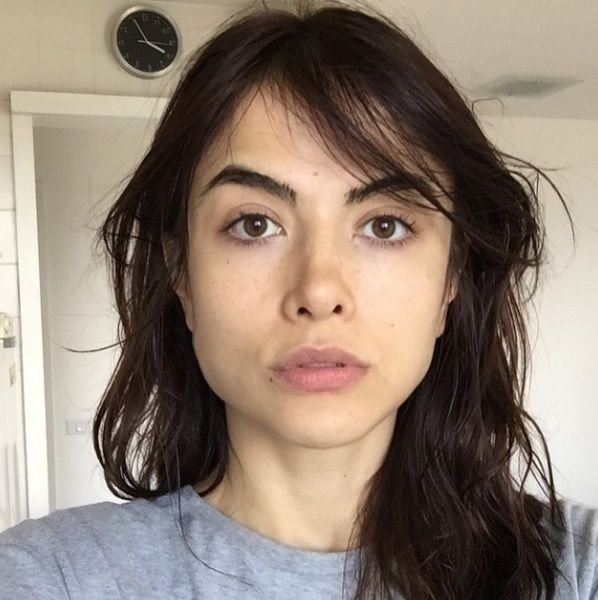
#> input picture images/maria.jpg, 598 x 600 px
$ jupyter execute v2_get_skin_color.ipynb   (shell and % lines are left out)
#> lines starting #> are read from the running program, lines starting #| are printed output that depends on the picture; after the words box and inside, x2 and y2 are one past the last pixel; in counts of white or black regions, pixels touching at a corner belong together; long printed decimals are rounded
#> further down, image_rgb is the input picture: shape (600, 598, 3); mean R, G, B 143.4, 127.6, 114.9
[cell 1]
import numpy as np
import cv2
import imutils
import pprint
from skimage.io import imread
from sklearn.cluster import KMeans
from collections import Counter
from matplotlib import pyplot as plt
from skimage.filters import threshold_otsu

## Section Two.1 : Function to Extract Skin Color

The ***extractSkin*** function takes an 8 bit 3 channel image in the BGR colorspace (as mentioned in the article this is how OpenCV reads color images) and returns the extracted image in same colorspace.

The function works by using the** HSV colorspace** and uses thresholding (Thresholding is a process of filtering out pixel based on specified thresdhold parameter) to extracts pixel that corresponds to the skin color range,

[cell 2]
def extractSkin(image):
  # Taking a copy of the image
    img =  image.copy()
    # Converting from BGR Colours Space to HSV
    img =  cv2.cvtColor(img, cv2.COLOR_BGR2HSV)

    # Defining HSV Threadholds
    lower_threshold = np.array([0, 48, 80], dtype=np.uint8)
    upper_threshold = np.array([20, 255, 255], dtype=np.uint8)

    # Single Channel mask,denoting presence of colours in the about threshold
    skinMask = cv2.inRange(img,
                           lower_threshold,
                           upper_threshold)

    # Cleaning up mask using Gaussian Filter
    skinMask = cv2.GaussianBlur(skinMask,(3,3),0)

    # Extracting skin from the threshold mask
    skin  =  cv2.bitwise_and(img,
                             img,
                             mask=skinMask)

    # Return the Skin image
    return cv2.cvtColor(skin,
                        cv2.COLOR_HSV2BGR)

## Section Two.2 :  Function to remove black pixels from extracted image

The ***removeBlack*** function is more sort of the utility function to remove out the black pixel from the skin extracted. Since OpenCV by default doesn't handle transparent images and replaces those with zeros(black in color word).

This function is useful when thresholding is used in the image.

[cell 3]
def removeBlack(estimator_labels, estimator_cluster):

  # Check for black
    hasBlack = False

    # Get the total number of occurance for each color
    occurance_counter = Counter(estimator_labels)


    # Quick lambda function to compare to lists
    compare = lambda x, y: Counter(x) == Counter(y)

  # Loop through the most common occuring color
    for x in occurance_counter.most_common(len(estimator_cluster)):

    # Quick List comprehension to convert each of RBG Numbers to int
        color = [int(i) for i in estimator_cluster[x[0]].tolist() ]


        # Check if the color is [0,0,0] that if it is black
        if compare(color , [0,0,0]) == True:
            # delete the occurance
            del occurance_counter[x[0]]
            # remove the cluster
            hasBlack = True
            estimator_cluster = np.delete(estimator_cluster,x[0],0)
            break

    return (occurance_counter,
            estimator_cluster,
            hasBlack)

## Section Two.3 : Extract Colour Information

The ***getColorInfomation*** function does all the heavy lifiting to make sense of prediction that came from the clustering.

Taking the prediction labels (***estimator_labels***) and the cluster centroids(***estimator_cluster***) as the input and returns an array of dictionaries of the extracted colours.

The function also takes an optional parameter (***hasThresholding***) to indicate whether a mask was used. This passed from the ***extractDominantColor*** function

[cell 4]
def getColorInformation(estimator_labels,
                        estimator_cluster,
                        hasThresholding=False):

    # Variable to keep count of the occurance of each color predicted
    occurance_counter = None

    # Output list variable to return
    colorInformation = []

    #Check for Black
    hasBlack = False

    # If a mask has be applied, remove th black
    if hasThresholding == True:
        occurance, cluster, black = removeBlack(estimator_labels, estimator_cluster)
        occurance_counter =  occurance
        estimator_cluster = cluster
        hasBlack = black

    else:
        occurance_counter = Counter(estimator_labels)

    # Get the total sum of all the predicted occurances
    totalOccurance = sum(occurance_counter.values())


    # Loop through all the predicted colors
    for x in occurance_counter.most_common(len(estimator_cluster)):

        index = (int(x[0]))

        # Quick fix for index out of bound when there is no threshold
        index =  (index-1) if ((hasThresholding & hasBlack) & (int(index) != 0)) else index

        # Get the color number into a list
        color = estimator_cluster[index].tolist()

        # Get the percentage of each color
        color_percentage= (x[1]/totalOccurance)

        #make the dictionay of the information
        colorInfo = {"cluster_index":index ,
                     "color": color ,
                     "color_percentage" : color_percentage }

        # Add the dictionary to the list
        colorInformation.append(colorInfo)


    return colorInformation

## Section Two.4 : Putting it All together

The ***extractDominantColor*** is the function that call the above function to output the information.

The function take an 8 bit 3 channel BGR image as the input , the number of colors to be extracted. This does all the super heavy lifting by sparkling some magic power of machine learning.

As mention in the article , An unsupervised clustering algorithm, ***KMeans Clustering*** is used to cluster the pixel data based on their RGB values.

The function also takes an optional parameter (***hasThresholding***) to indicate whether a thresholding mask was used. This passed to the ***getColorInformation*** function

[cell 5]
def extractDominantColor(image,
                         number_of_colors=2,
                         hasThresholding=False):

    # Quick Fix Increase cluster counter to neglect the black(Read Article)
    if hasThresholding == True:
        number_of_colors +=1

    # Taking Copy of the image
    img = image.copy()

    # Convert Image into RGB Colours Space
    img = cv2.cvtColor(img, cv2.COLOR_BGR2RGB)

    # Reshape Image
    img = img.reshape((img.shape[0] * img.shape[1]), 3)

    #Initiate KMeans Object
    estimator = KMeans(n_clusters=number_of_colors,
                       random_state=0)

    # Fit the image
    estimator.fit(img)

    # Get Colour Information
    colorInformation = getColorInformation(estimator.labels_,
                                           estimator.cluster_centers_,
                                           hasThresholding)
    return colorInformation

## Section Two.4.1 : Putting it All together: Making a Visually Representation

The ***plotColorBar*** function gives a visually representation of the extracted color information.

Taking the color information (***colorInformation***) as input  and returns
 ***500x100 8 bit 3 channel BGR colorspace image***

[cell 6]
def plotColorBar(colorInformation):

    #Create a 500x100 black image
    color_bar = np.zeros((100, 500, 3), dtype="uint8")

    top_x = 0

    for x in colorInformation:
        bottom_x = top_x + (x["color_percentage"] * color_bar.shape[1])

        color = tuple(map(int,(x['color'])))

        cv2.rectangle(color_bar , (int(top_x), 0) , (int(bottom_x), color_bar.shape[0]), color, -1)
        top_x = bottom_x

    return color_bar

[cell 7]
#Minha implementação
def prety_print_data(color_info):

    for x in color_info:
        print(pprint.pformat(x))
        print()

def mergex_mask_rgb(mask, img):

    result = img.copy()

    result[:, :, 0] = mask * img[:, :, 0]
    result[:, :, 1] = mask * img[:, :, 1]
    result[:, :, 2] = mask * img[:, :, 2]

    return result

def plot_images(img):

    plt.figure(figsize = (15, 10))
    plt.imshow(img)
    plt.show()

def binary_image_with_otsu(image):

    thresh = threshold_otsu(image)
    return image > thresh

def segment_mask_face(image):

    #hsv
    img_HSV = cv2.cvtColor(image, cv2.COLOR_BGR2HSV)
#> img_HSV: shape (250, 250, 3); mean H, S, V 23.6, 71.7, 145.4
    HSV_mask = cv2.inRange(img_HSV,
                           (0, 15, 0),
                           (17, 170,255))
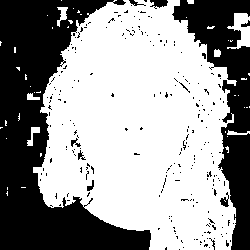
#> HSV_mask: shape (250, 250); 60.1% white; 238 black regions (227 under 20 px), largest, box (x1, y1, x2, y2) and area: (0, 0, 151, 250) 16581, (172, 0, 250, 250) 7207, (150, 0, 168, 9) 105

    HSV_mask = cv2.morphologyEx(HSV_mask,
                                cv2.MORPH_OPEN,
                                np.ones((3, 3), np.uint8))
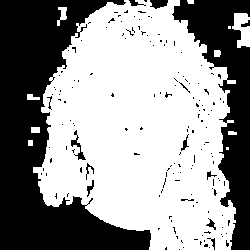
#> HSV_mask: shape (250, 250); 59.1% white; 162 black regions (147 under 20 px), largest, box (x1, y1, x2, y2) and area: (0, 0, 151, 250) 16922, (172, 0, 250, 250) 7504, (150, 0, 168, 9) 120

    #YCbCr
    img_YCrCb = cv2.cvtColor(image, cv2.COLOR_BGR2YCrCb)
#> img_YCrCb: shape (250, 250, 3); mean of channels 0, 1, 2 130.9, 136.9, 119
    YCrCb_mask = cv2.inRange(img_YCrCb,
                             (0, 135, 85),
                             (255, 180, 135))
#> YCrCb_mask: shape (250, 250); 54.6% white; 21 black regions (12 under 20 px), largest, box (x1, y1, x2, y2) and area: (0, 5, 250, 250) 26886, (47, 3, 76, 33) 659, (201, 29, 239, 43) 417

    YCrCb_mask = cv2.morphologyEx(YCrCb_mask,
                                  cv2.MORPH_OPEN,
                                  np.ones((3, 3), np.uint8))
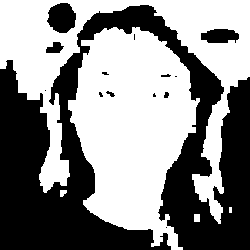
#> YCrCb_mask: shape (250, 250); 54.3% white; 14 black regions (7 under 20 px), largest, box (x1, y1, x2, y2) and area: (0, 5, 250, 250) 27233, (47, 3, 76, 33) 660, (201, 29, 239, 43) 423

    #YCbCr + hsv
    global_mask=cv2.bitwise_and(YCrCb_mask, HSV_mask)
#> global_mask: shape (250, 250); 39.4% white; 17 white regions (4 under 20 px), largest, box (x1, y1, x2, y2) and area: (68, 27, 200, 250) 18576, (192, 90, 230, 224) 1922, (39, 67, 70, 193) 1675
    global_mask=cv2.medianBlur(global_mask, 3)
#> global_mask: shape (250, 250); 39.6% white; 15 white regions (1 under 20 px), largest, box (x1, y1, x2, y2) and area: (68, 27, 200, 250) 18660, (192, 90, 230, 224) 1949, (39, 67, 70, 193) 1693
    global_mask = cv2.morphologyEx(global_mask,
                                   cv2.MORPH_OPEN,
                                   np.ones((4, 4), np.uint8))
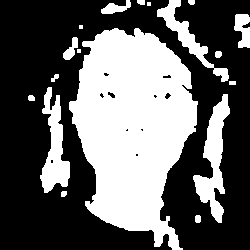
#> global_mask: shape (250, 250); 39% white; 18 white regions (3 under 20 px), largest, box (x1, y1, x2, y2) and area: (69, 28, 198, 250) 18572, (193, 94, 230, 223) 1924, (40, 87, 70, 193) 1595

    return cv2.bitwise_not(global_mask)

[cell 8]
#Minha implementação
image_rgb = imread('images/maria.jpg')
image_rgb = imutils.resize(image_rgb, width=250)
image_bgr = image_rgb[:, :, ::-1]

[cell 9]
#Minha implementação
result_mask = segment_mask_face(image_bgr)
result_mask = binary_image_with_otsu(result_mask)
#> in binary_image_with_otsu, `thresh = threshold_otsu(image)`: thresh = 0
result_mask = np.invert(result_mask)
plot_images(result_mask)

[cell 10]
#Minha implementação
result_mergex_skin = mergex_mask_rgb(result_mask, image_rgb)
#> in mergex_mask_rgb, `result[:, :, 0] = mask * img[:, :, 0]`:
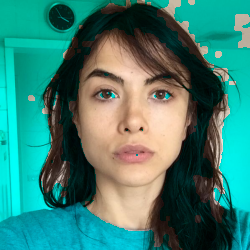
#> result: shape (250, 250, 3); mean R, G, B 60.1, 127.6, 115
#> in mergex_mask_rgb, `result[:, :, 1] = mask * img[:, :, 1]`:
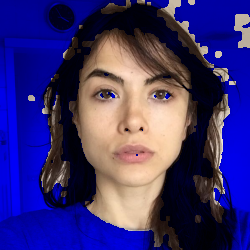
#> result: shape (250, 250, 3); mean R, G, B 60.1, 48.5, 115
#> in mergex_mask_rgb, `result[:, :, 2] = mask * img[:, :, 2]`:
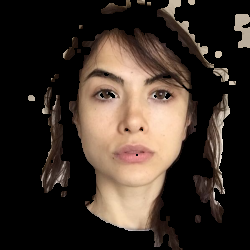
#> result: shape (250, 250, 3); mean R, G, B 60.1, 48.5, 40.4
plot_images(result_mergex_skin)

[cell 11]
# Apply Skin Mask
skin_originl = extractSkin(image_bgr) # Original
#> in extractSkin, `skinMask = cv2.inRange(img, lower_threshold, upper_threshold)`: skinMask: shape (250, 250); 33.9% white; 102 white regions (90 under 20 px), largest, box (x1, y1, x2, y2) and area: (74, 33, 192, 234) 14884, (0, 0, 237, 101) 4708, (141, 38, 189, 89) 646
#> in extractSkin, `skinMask = cv2.GaussianBlur(skinMask,(3,3),0)`:
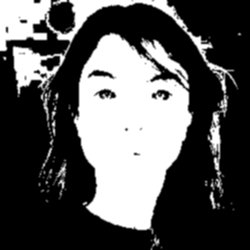
#> skinMask: shape (250, 250); min 0, max 255, mean 86.5
#> in extractSkin, `skin  =  cv2.bitwise_and(img, img, mask=skinMask)`: skin: shape (250, 250, 3); mean H, S, V 5.7, 33.3, 70.4
#> in extractSkin, `return cv2.cvtColor(skin, cv2.COLOR_HSV2BGR)`:
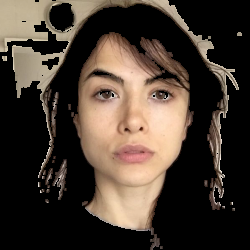
#> returned value: shape (250, 250, 3); mean B, G, R 48.8, 58.5, 70.4
skin = result_mergex_skin[:,:,::-1] #Minha implementação

[cell 12]
plot_images(skin)

[cell 13]
plot_images(skin_originl)

[cell 14]
# Find the dominant color. Default is 1 ,
#pass the parameter 'number_of_colors=N' where N is the specified number of colors
dominantColors = extractDominantColor(skin,
                                      number_of_colors=3,
                                      hasThresholding=True)
#> dominantColors = 3 items

colour_bar = plotColorBar(dominantColors)
#> the loop in plotColorBar, `for x in colorInformation:` made 3 passes
#> (bottom_x, color, top_x) on passes 1 to 3: (210.3, (224, 188, 158), 210.3), (364.4, (65, 46, 37), 364.4), (500, (159, 125, 103), 500)
#> after the loop in plotColorBar, `for x in colorInformation:`:
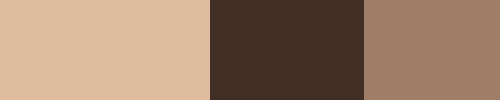
#> color_bar: shape (100, 500, 3); mean of channels 0, 1, 2 157.3, 127.1, 105.8; drawn as R, G, B

[cell 15]
plot_images(colour_bar)

[cell 16]
prety_print_data(dominantColors)
#> the loop in prety_print_data, `for x in color_info:` made 3 passes
#| {'cluster_index': 0,
#|  'color': [224.522, 188.056, 158.564],
#|  'color_percentage': 0.4207}
#| {'cluster_index': 2,
#|  'color': [65.068, 46.552, 37.182],
#|  'color_percentage': 0.3081}
#| {'cluster_index': 1,
#|  'color': [159.450, 125.559, 103.507],
#|  'color_percentage': 0.2712}

$ run again, with images/ESSA.jpg copied over images/maria.jpg
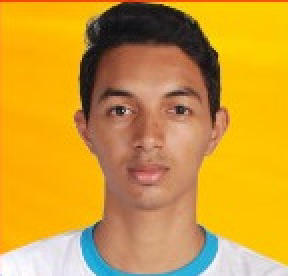
#> input picture images/ESSA.jpg, 144 x 138 px (shown 2 times larger)
#> image_rgb is the input picture: shape (138, 144, 3); mean R, G, B 207.4, 156.7, 53
#> image_rgb: shape (239, 250, 3)
#> img_HSV: shape (239, 250, 3); mean H, S, V 28.8, 180.5, 210.8
#> in segment_mask_face, `HSV_mask = cv2.inRange(img_HSV, (0, 15, 0), (17, 170,255))`:
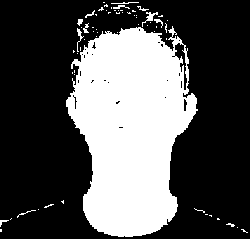
#> HSV_mask: shape (239, 250); 33.2% white; 64 white regions (52 under 20 px), largest, box (x1, y1, x2, y2) and area: (66, 26, 198, 237) 19273, (142, 12, 158, 27) 69, (77, 28, 84, 52) 47
#> img_YCrCb: shape (239, 250, 3); mean of channels 0, 1, 2 160, 161.8, 67.6
#> thresh = 0
#> result_mask: shape (239, 250) bool; 30.8% white; 1 white region, box (x1, y1, x2, y2) and area: (67, 35, 198, 238) 18429
#> dominantColors = 3 items
#> the loop in plotColorBar, `for x in colorInformation:` made 3 passes
#> (bottom_x, color, top_x) on passes 1 to 3: (229.9, (204, 149, 116), 229.9), (441.1, (172, 110, 84), 441.1), (500, (113, 66, 50), 500)
#> after the loop in plotColorBar, `for x in colorInformation:`:
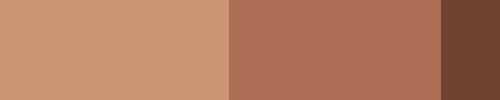
#> color_bar: shape (100, 500, 3); mean of channels 0, 1, 2 179.7, 122.7, 94.6; drawn as R, G, B
#> the loop in prety_print_data, `for x in color_info:` made 3 passes
#| {'cluster_index': 2,
#|  'color': [204.380, 149.186, 116.124],
#|  'color_percentage': 0.4597}
#| {'cluster_index': 1,
#|  'color': [172.276, 110.534, 84.009],
#|  'color_percentage': 0.4225}
#> (further printed lines are left out)

$ run again, with images/larisa.jpg copied over images/maria.jpg
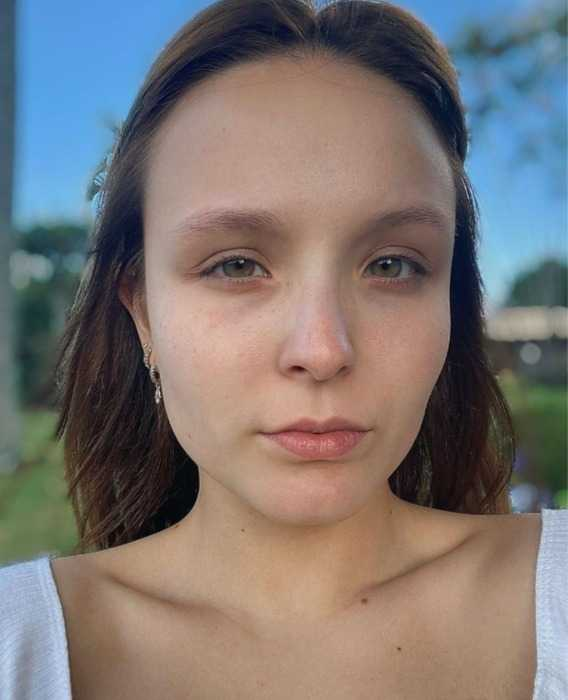
#> input picture images/larisa.jpg, 568 x 700 px
#> image_rgb is the input picture: shape (700, 568, 3); mean R, G, B 123.1, 116.6, 114.8
#> image_rgb: shape (308, 250, 3)
#> img_HSV: shape (308, 250, 3); mean H, S, V 49.3, 84.6, 143.8
#> img_YCrCb: shape (308, 250, 3); mean of channels 0, 1, 2 118.3, 131.4, 126
#> thresh = 0
#> result_mask: shape (308, 250) bool; 52.2% white; 9 black regions (5 under 20 px), largest, box (x1, y1, x2, y2) and area: (0, 0, 250, 308) 36403, (163, 113, 193, 126) 230, (91, 114, 116, 123) 132, (151, 143, 154, 155) 24
#> dominantColors = 4 items
#> the loop in plotColorBar, `for x in colorInformation:` made 4 passes
#> (bottom_x, color, top_x) on passes 1 to 4: (244.5, (1, 0, 0), 244.5), (356.7, (186, 153, 134), 356.7), (457, (161, 127, 106), 457), (500, (119, 90, 77), 500)
#> after the loop in plotColorBar, `for x in colorInformation:`:
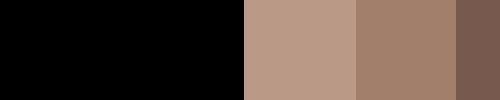
#> color_bar: shape (100, 500, 3); mean of channels 0, 1, 2 84.8, 67.6, 58; drawn as R, G, B
#> the loop in prety_print_data, `for x in color_info:` made 4 passes
#| {'cluster_index': 0,
#|  'color': [1.092, 0.7216, 0.6247],
#|  'color_percentage': 0.489}
#| {'cluster_index': 2,
#|  'color': [186.338, 153.310, 134.731],
#|  'color_percentage': 0.2243}
#> (further printed lines are left out)
